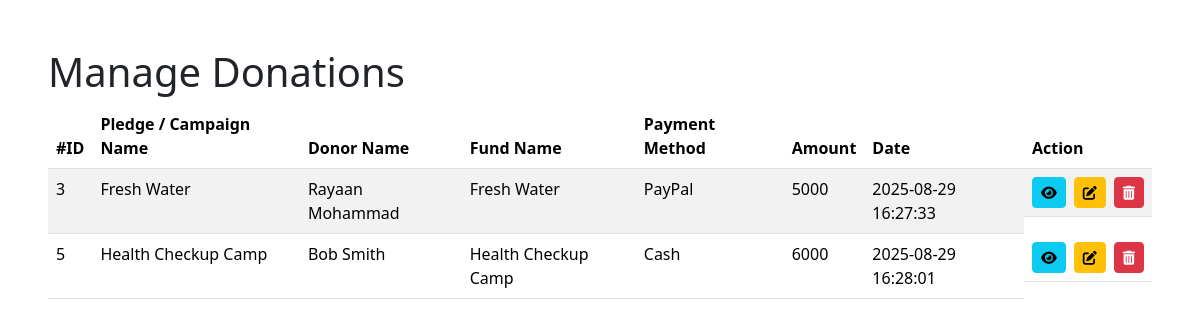
/pages/admin/donations/manage_donations.php (signed in), run on an earlier commit of the app's database.
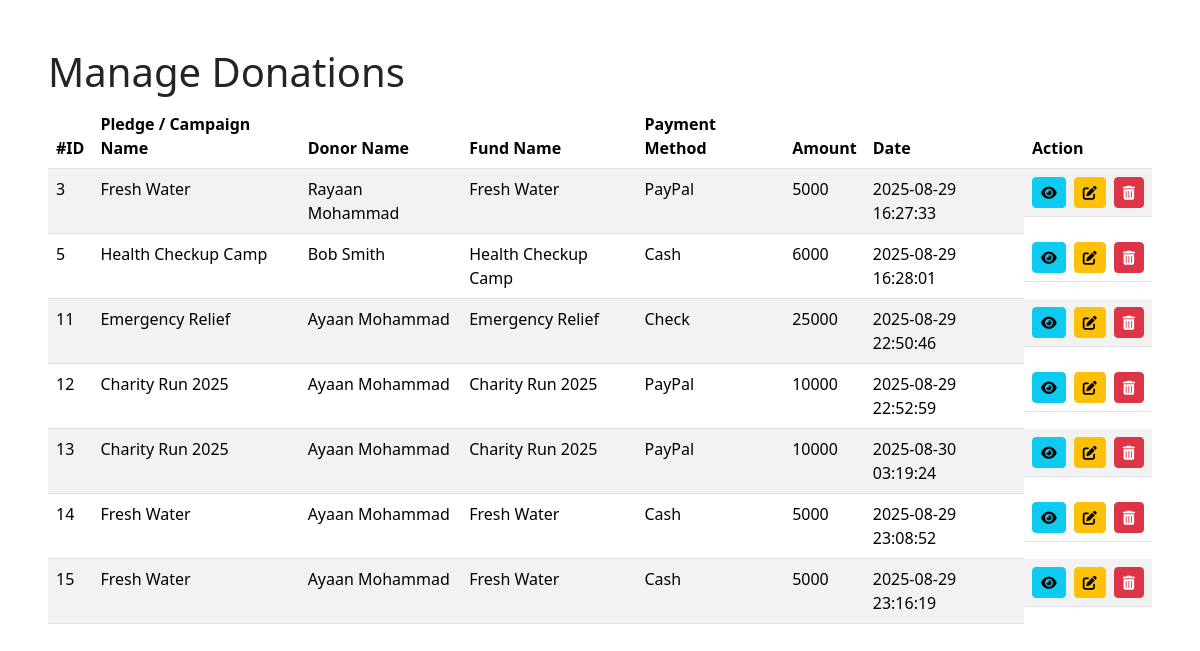
And on a later commit of the database.
### tables this page shows
CREATE TABLE `donations` (
  `id` int(11) NOT NULL,
  `name` varchar(255) NOT NULL,
  `amount` int(11) DEFAULT NULL,
  `date` timestamp NOT NULL DEFAULT current_timestamp() ON UPDATE current_timestamp(),
  `payment_id` int(11) DEFAULT NULL,
  `fund_id` int(11) DEFAULT NULL,
  `donor_id` int(11) DEFAULT NULL,
  `pledge_id` int(11) DEFAULT NULL,
  `campaign_id` int(11) DEFAULT NULL,
  `payment_reference` varchar(255) DEFAULT NULL,
  `status` enum('pending','verified') DEFAULT 'pending'
);

CREATE TABLE `donors` (
  `id` int(11) NOT NULL,
  `name` varchar(255) NOT NULL,
  `contact` varchar(255) DEFAULT NULL,
  `type` varchar(255) DEFAULT NULL,
  `user_id` int(11) DEFAULT NULL,
  `pledge_id` int(11) DEFAULT NULL
);

CREATE TABLE `funds` (
  `id` int(11) NOT NULL,
  `name` varchar(255) NOT NULL,
  `status` varchar(255) DEFAULT NULL,
  `collected_amount` int(11) NOT NULL
);

CREATE TABLE `payment_methods` (
  `id` int(11) NOT NULL,
  `type` varchar(255) DEFAULT NULL
);

### pages/admin/donations/manage_donations.php (the view, shortened to what this page needs)
<?php
include('config.php');
?>
<!DOCTYPE html>
<html lang="en">
<head>
<link href="https://cdn.jsdelivr.net/npm/bootstrap@5.3.3/dist/css/bootstrap.min.css" rel="stylesheet">
<link href="https://cdnjs.cloudflare.com/ajax/libs/font-awesome/6.0.0-beta3/css/all.min.css" rel="stylesheet">
</head>
<body>
<div class="container-fluid p-5">
    <h1>Manage Donations</h1>
    <table class="table table-hover table-striped">
        <thead class="bg-info text-white">
            <tr>
                <th>#ID</th>
                <th>Pledge / Campaign Name</th>
                <th>Donor Name</th>
                <th>Fund Name</th>
                <th>Payment Method</th>
                <th>Amount</th>
                <th>Date</th>
                <th>Action</th>
            </tr>
        </thead>
        <tbody>
        <?php
        $sql = "SELECT d.id, d.amount, d.date, d.donor_id, d.campaign_id, d.pledge_id, d.fund_id, d.payment_id,
                       donors.name AS donor_name, donors.user_id,
                       COALESCE(p.name, c.name) AS pledge_campaign_name,
                       f.name AS fund_name,
                       pm.type AS payment_method
                FROM donations d
                LEFT JOIN donors ON d.donor_id = donors.id
                LEFT JOIN pledges p ON d.pledge_id = p.id
                LEFT JOIN campaigns c ON d.campaign_id = c.id
                LEFT JOIN funds f ON d.fund_id = f.id
                LEFT JOIN payment_methods pm ON d.payment_id = pm.id";
        $donations = $dms->query($sql);
        if ($donations && $donations->num_rows > 0) {
            while ($row = $donations->fetch_assoc()) {
                $isAdmin = isset($_SESSION['user_role']) && $_SESSION['user_role'] === 'admin';
                $isOwner = isset($_SESSION['user_id']) && $_SESSION['user_id'] == ($row['user_id'] ?? 0);
                echo "<tr>
                        <td>{$row['id']}</td>
                        <td>" . htmlspecialchars($row['pledge_campaign_name'] ?? 'N/A') . "</td>
                        <td>" . htmlspecialchars($row['donor_name'] ?? 'N/A') . "</td>
                        <td>" . htmlspecialchars($row['fund_name'] ?? 'N/A') . "</td>
                        <td>" . htmlspecialchars($row['payment_method'] ?? 'N/A') . "</td>
                        <td>" . htmlspecialchars($row['amount'] ?? 'N/A') . "</td>
                        <td>" . htmlspecialchars($row['date'] ?? 'N/A') . "</td>
                        <td class='d-flex justify-content-center'>";
                echo "<button class='btn btn-info btn-sm me-2' data-bs-toggle='modal' data-bs-target='#donationViewModal'
                                data-id='{$row['id']}'
                                data-pname='" . htmlspecialchars($row['pledge_campaign_name'] ?? '') . "'
                                data-donor='" . htmlspecialchars($row['donor_name'] ?? '') . "'
                                data-fund='" . htmlspecialchars($row['fund_name'] ?? '') . "'
                                data-payment='" . htmlspecialchars($row['payment_method'] ?? '') . "'
                                data-amount='{$row['amount']}'
                                data-date='{$row['date']}'>
                                <i class='fas fa-eye'></i>
                              </button>";
                if ($isAdmin || $isOwner) {
                    echo "<button type='button' class='btn btn-warning btn-sm me-2' data-bs-toggle='modal' data-bs-target='#donationEditModal'
                                    data-id='{$row['id']}'
                                    data-campaign-id='{$row['campaign_id']}'
                                    data-payment-id='{$row['payment_id']}'
                                    data-fund-id='{$row['fund_id']}'
                                    data-pledge-id='{$row['pledge_id']}'
                                    data-amount='{$row['amount']}'>
                                    <i class='fas fa-edit'></i>
                                </button>";
                    echo "<button type='button' class='btn btn-danger btn-sm' data-bs-toggle='modal' data-bs-target='#deleteConfirmModal' data-id='{$row['id']}'>
                                <i class='fas fa-trash-alt'></i>
                              </button>";
                }
                echo "</td></tr>";
            }
        } else {
            echo "<tr><td colspan='8' class='text-center'>No donations found.</td></tr>";
        }
        ?>
        </tbody>
    </table>
</div>
</body>
</html>

What changed in the data, as far as the page shows it:
added donations: id "11", pledge_campaign_name "Emergency Relief", donor.name "Ayaan Mohammad", fund.name "Emergency Relief", payment.type "Check", amount "25000", date "2025-08-29 22:50:46"
added donations: id "12", pledge_campaign_name "Charity Run 2025", donor.name "Ayaan Mohammad", fund.name "Charity Run 2025", payment.type "PayPal", amount "10000", date "2025-08-29 22:52:59"
added donations: id "13", pledge_campaign_name "Charity Run 2025", donor.name "Ayaan Mohammad", fund.name "Charity Run 2025", payment.type "PayPal", amount "10000", date "2025-08-30 03:19:24"
added donations: id "14", pledge_campaign_name "Fresh Water", donor.name "Ayaan Mohammad", fund.name "Fresh Water", payment.type "Cash", amount "5000", date "2025-08-29 23:08:52"
added donations: id "15", pledge_campaign_name "Fresh Water", donor.name "Ayaan Mohammad", fund.name "Fresh Water", payment.type "Cash", amount "5000", date "2025-08-29 23:16:19"
